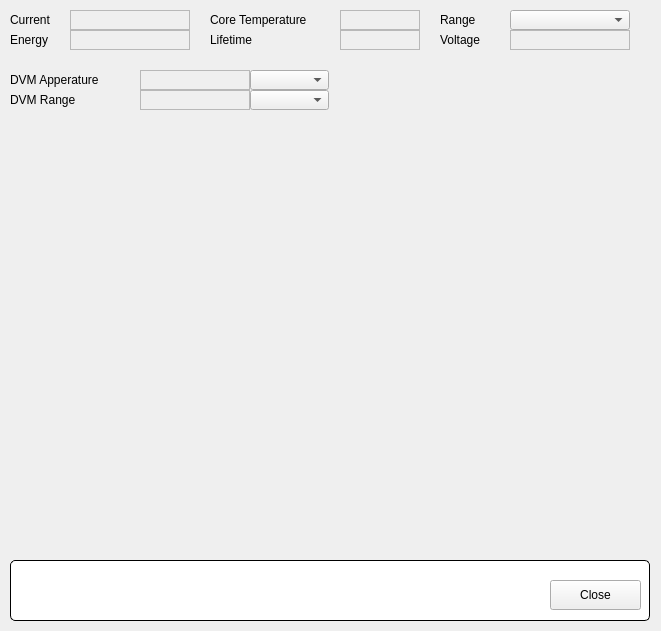
<?xml version="1.0" encoding="UTF-8"?>
<ui version="4.0">
 <class>FormDCCT</class>
 <widget class="QMainWindow" name="FormDCCT">
  <property name="geometry">
   <rect>
    <x>0</x>
    <y>0</y>
    <width>661</width>
    <height>631</height>
   </rect>
  </property>
  <property name="windowTitle">
   <string>SR DCCT</string>
  </property>
  <widget class="QWidget" name="centralWidget">
   <widget class="QGroupBox" name="titleGroupBox_2">
    <property name="geometry">
     <rect>
      <x>10</x>
      <y>560</y>
      <width>640</width>
      <height>61</height>
     </rect>
    </property>
    <property name="styleSheet">
     <string notr="true">QGroupBox {
 	background-color: rgb(255, 255, 255);
     border: 1px solid black;
     border-radius: 5px;
     margin-top: 0.5em;
 }
 
 QGroupBox::title {
     subcontrol-origin: margin;
     left: 10px;
     padding: 0 3px 0 3px;
 }</string>
    </property>
    <property name="title">
     <string/>
    </property>
    <widget class="QPushButton" name="btnClose">
     <property name="geometry">
      <rect>
       <x>540</x>
       <y>20</y>
       <width>91</width>
       <height>30</height>
      </rect>
     </property>
     <property name="text">
      <string>Close</string>
     </property>
    </widget>
   </widget>
   <widget class="QLabel" name="label">
    <property name="geometry">
     <rect>
      <x>10</x>
      <y>10</y>
      <width>61</width>
      <height>20</height>
     </rect>
    </property>
    <property name="text">
     <string>Current</string>
    </property>
   </widget>
   <widget class="QLabel" name="label_2">
    <property name="geometry">
     <rect>
      <x>10</x>
      <y>30</y>
      <width>61</width>
      <height>20</height>
     </rect>
    </property>
    <property name="text">
     <string>Energy</string>
    </property>
   </widget>
   <widget class="QELabel" name="qelabel">
    <property name="geometry">
     <rect>
      <x>70</x>
      <y>10</y>
      <width>120</width>
      <height>20</height>
     </rect>
    </property>
    <property name="frameShape">
     <enum>QFrame::StyledPanel</enum>
    </property>
    <property name="variable" stdset="0">
     <string>SRC01-DI-DCCT1:getDcctCurrent</string>
    </property>
   </widget>
   <widget class="QELabel" name="qelabel_2">
    <property name="geometry">
     <rect>
      <x>70</x>
      <y>30</y>
      <width>120</width>
      <height>20</height>
     </rect>
    </property>
    <property name="frameShape">
     <enum>QFrame::StyledPanel</enum>
    </property>
    <property name="variable" stdset="0">
     <string>SR-DI:getBeamEnergy</string>
    </property>
   </widget>
   <widget class="QELabel" name="qelabel_3">
    <property name="geometry">
     <rect>
      <x>340</x>
      <y>10</y>
      <width>80</width>
      <height>20</height>
     </rect>
    </property>
    <property name="frameShape">
     <enum>QFrame::StyledPanel</enum>
    </property>
    <property name="variable" stdset="0">
     <string>SRC01-DI-DCCT:getTemperature</string>
    </property>
   </widget>
   <widget class="QLabel" name="label_3">
    <property name="geometry">
     <rect>
      <x>210</x>
      <y>10</y>
      <width>130</width>
      <height>20</height>
     </rect>
    </property>
    <property name="text">
     <string>Core Temperature</string>
    </property>
   </widget>
   <widget class="QELabel" name="qelabel_4">
    <property name="geometry">
     <rect>
      <x>340</x>
      <y>30</y>
      <width>80</width>
      <height>20</height>
     </rect>
    </property>
    <property name="frameShape">
     <enum>QFrame::StyledPanel</enum>
    </property>
    <property name="variable" stdset="0">
     <string>SR-DI:getBeamLifetime</string>
    </property>
   </widget>
   <widget class="QLabel" name="label_4">
    <property name="geometry">
     <rect>
      <x>210</x>
      <y>30</y>
      <width>61</width>
      <height>20</height>
     </rect>
    </property>
    <property name="text">
     <string>Lifetime</string>
    </property>
   </widget>
   <widget class="QEComboBox" name="qecombobox">
    <property name="geometry">
     <rect>
      <x>510</x>
      <y>10</y>
      <width>120</width>
      <height>20</height>
     </rect>
    </property>
    <property name="variable" stdset="0">
     <string>SRC01-DI-DCCT1:setDcctRange</string>
    </property>
   </widget>
   <widget class="QLabel" name="label_5">
    <property name="geometry">
     <rect>
      <x>440</x>
      <y>10</y>
      <width>70</width>
      <height>20</height>
     </rect>
    </property>
    <property name="text">
     <string>Range</string>
    </property>
   </widget>
   <widget class="QELabel" name="qelabel_5">
    <property name="geometry">
     <rect>
      <x>510</x>
      <y>30</y>
      <width>120</width>
      <height>20</height>
     </rect>
    </property>
    <property name="frameShape">
     <enum>QFrame::StyledPanel</enum>
    </property>
    <property name="variable" stdset="0">
     <string>SRC01-DI-DCCT1:getVoltage</string>
    </property>
    <property name="precision">
     <number>6</number>
    </property>
    <property name="useDbPrecision">
     <bool>false</bool>
    </property>
   </widget>
   <widget class="QLabel" name="label_6">
    <property name="geometry">
     <rect>
      <x>440</x>
      <y>30</y>
      <width>70</width>
      <height>20</height>
     </rect>
    </property>
    <property name="text">
     <string>Voltage</string>
    </property>
   </widget>
   <widget class="QLabel" name="label_7">
    <property name="geometry">
     <rect>
      <x>10</x>
      <y>70</y>
      <width>110</width>
      <height>20</height>
     </rect>
    </property>
    <property name="text">
     <string>DVM Apperature</string>
    </property>
   </widget>
   <widget class="QLabel" name="label_8">
    <property name="geometry">
     <rect>
      <x>10</x>
      <y>90</y>
      <width>110</width>
      <height>20</height>
     </rect>
    </property>
    <property name="text">
     <string>DVM Range</string>
    </property>
   </widget>
   <widget class="QELabel" name="qelabel_6">
    <property name="geometry">
     <rect>
      <x>140</x>
      <y>70</y>
      <width>110</width>
      <height>20</height>
     </rect>
    </property>
    <property name="frameShape">
     <enum>QFrame::StyledPanel</enum>
    </property>
    <property name="variable" stdset="0">
     <string>SRC01-DI-DCCT1:getNPLC</string>
    </property>
   </widget>
   <widget class="QELabel" name="qelabel_7">
    <property name="geometry">
     <rect>
      <x>140</x>
      <y>90</y>
      <width>110</width>
      <height>20</height>
     </rect>
    </property>
    <property name="frameShape">
     <enum>QFrame::StyledPanel</enum>
    </property>
    <property name="variable" stdset="0">
     <string>SRC01-DI-DCCT1:getDvmRange</string>
    </property>
   </widget>
   <widget class="QEComboBox" name="qecombobox_2">
    <property name="geometry">
     <rect>
      <x>250</x>
      <y>70</y>
      <width>79</width>
      <height>20</height>
     </rect>
    </property>
    <property name="variable" stdset="0">
     <string>SRC01-DI-DCCT1:setNPLC</string>
    </property>
   </widget>
   <widget class="QEComboBox" name="qecombobox_3">
    <property name="geometry">
     <rect>
      <x>250</x>
      <y>90</y>
      <width>79</width>
      <height>20</height>
     </rect>
    </property>
    <property name="variable" stdset="0">
     <string>SRC01-DI-DCCT1:setDvmRange</string>
    </property>
   </widget>
   <widget class="QChartView" name="dcctPlot" native="true">
    <property name="geometry">
     <rect>
      <x>10</x>
      <y>120</y>
      <width>640</width>
      <height>440</height>
     </rect>
    </property>
   </widget>
  </widget>
 </widget>
 <customwidgets>
  <customwidget>
   <class>QEComboBox</class>
   <extends>QComboBox</extends>
   <header>QEComboBox.h</header>
  </customwidget>
  <customwidget>
   <class>QELabel</class>
   <extends>QLabel</extends>
   <header>QELabel.h</header>
  </customwidget>
  <customwidget>
   <class>QChartView</class>
   <extends>QWidget</extends>
   <header>QtCharts</header>
   <container>1</container>
  </customwidget>
 </customwidgets>
 <resources/>
 <connections/>
</ui>
